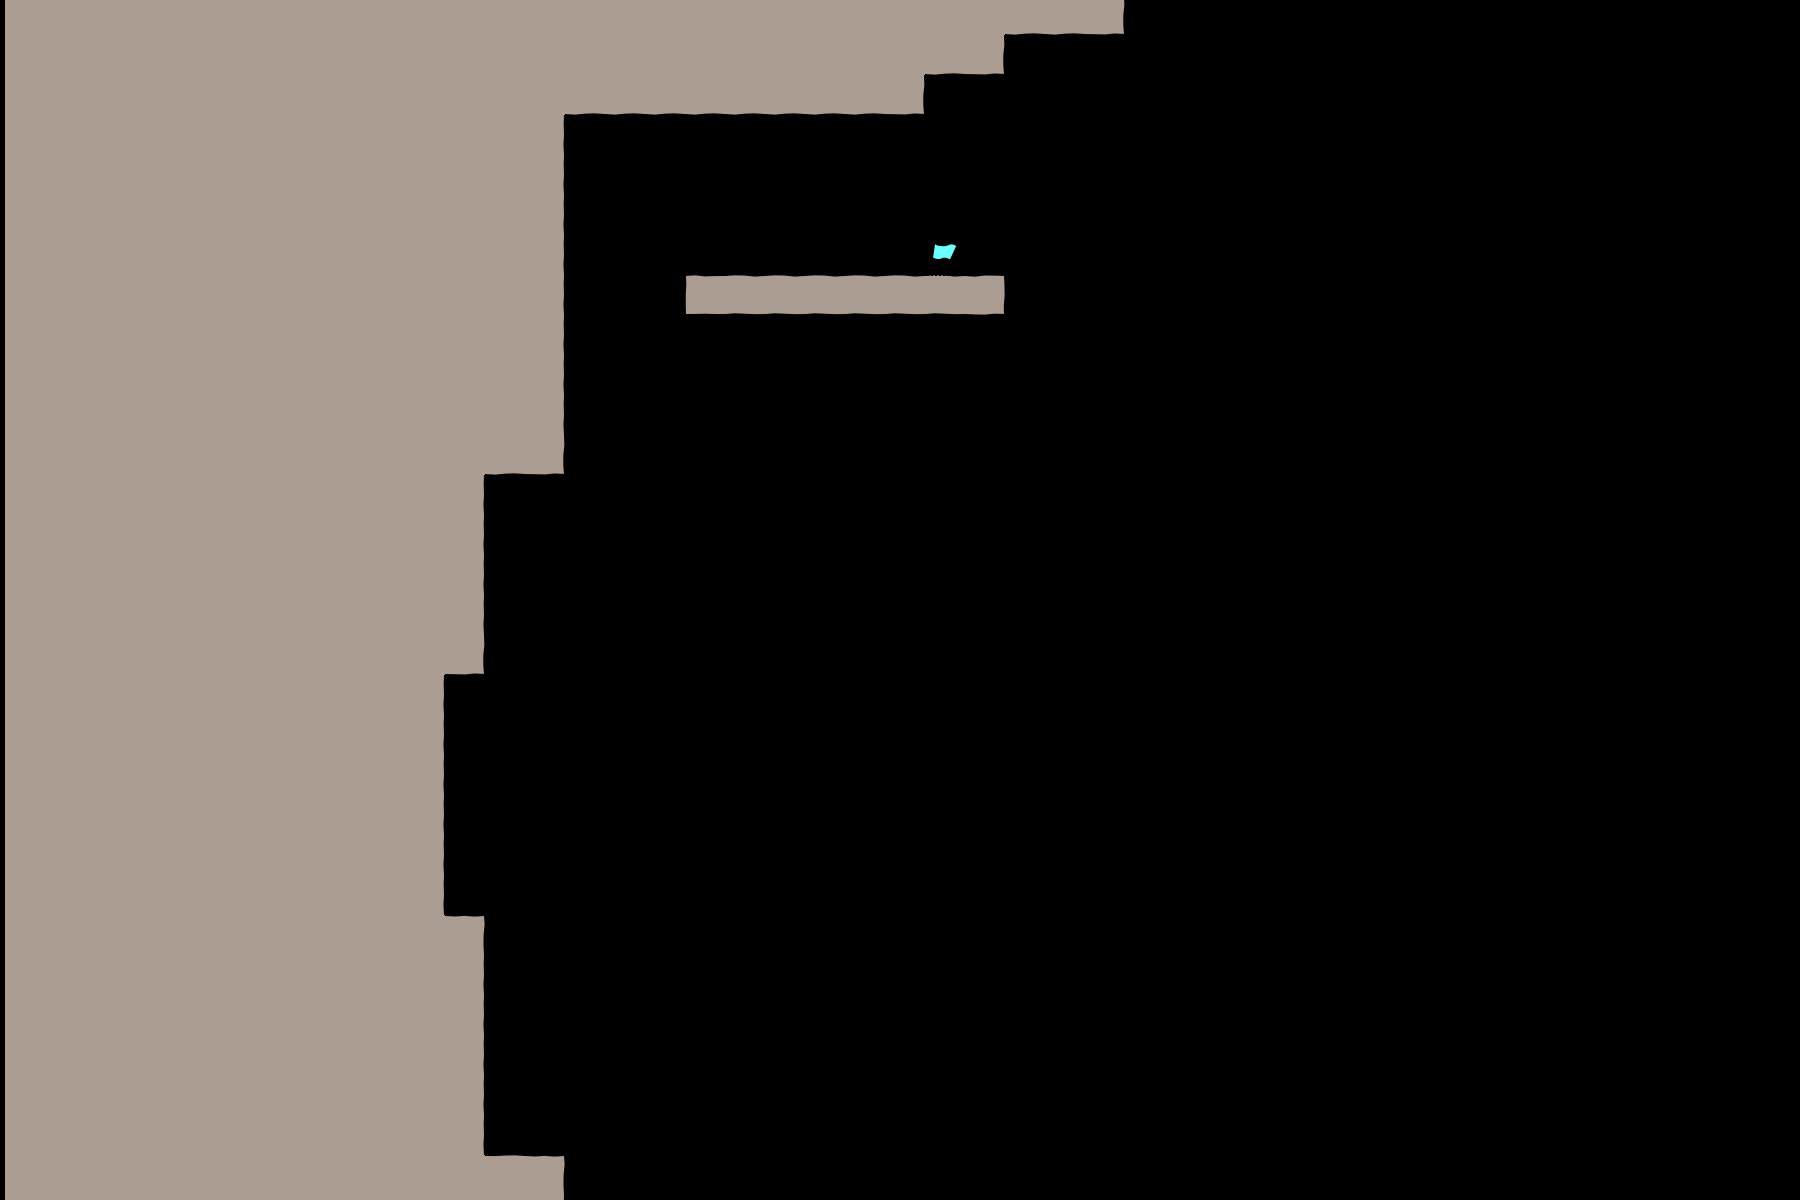

Below is a game level as drawn by its tile map, then a one-line description and the .tmx that defines it (tile-layer data replaced by summaries):
An orthogonal 45x30 tile map with 40x40 px tiles, 3 tile layers (bg, objects, fg), 2 tilesets.

<map version="1.0" orientation="orthogonal" width="45" height="30" tilewidth="40" tileheight="40">
 <tileset firstgid="1" name="world1" tilewidth="50" tileheight="50">
  <image source="world1.png" width="400" height="400" />
 </tileset>
 <tileset firstgid="65" name="objectpalette" tilewidth="50" tileheight="50">
  <image source="objectpalette.png" width="400" height="400" />
 </tileset>
 <layer name="bg" width="32" height="35">
  <data>[1120 cells, 511 non-empty, 10 distinct tile ids]</data>
 </layer>
 <layer name="objects" width="32" height="35">
  <data>[1120 cells, 2 non-empty, 2 distinct tile ids]</data>
 </layer>
 <layer name="fg" width="32" height="35">
  <data>[1120 cells, 0 non-empty, 0 distinct tile ids]</data>
 </layer>
</map>
